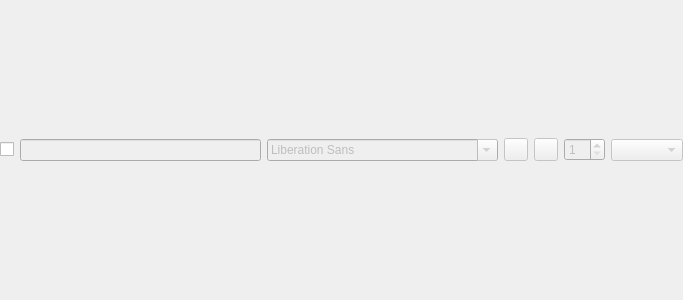
<?xml version="1.0" encoding="UTF-8"?>
<ui version="4.0">
 <class>RollScriptBlockTextLineWidget</class>
 <widget class="QWidget" name="RollScriptBlockTextLineWidget">
  <property name="geometry">
   <rect>
    <x>0</x>
    <y>0</y>
    <width>683</width>
    <height>300</height>
   </rect>
  </property>
  <property name="windowTitle">
   <string>Form</string>
  </property>
  <layout class="QHBoxLayout" name="horizontalLayout">
   <property name="leftMargin">
    <number>0</number>
   </property>
   <property name="topMargin">
    <number>0</number>
   </property>
   <property name="rightMargin">
    <number>0</number>
   </property>
   <property name="bottomMargin">
    <number>0</number>
   </property>
   <item>
    <widget class="QCheckBox" name="checkBox_Active">
     <property name="text">
      <string/>
     </property>
    </widget>
   </item>
   <item>
    <widget class="QLineEdit" name="lineEdit_Text">
     <property name="enabled">
      <bool>false</bool>
     </property>
    </widget>
   </item>
   <item>
    <widget class="QFontComboBox" name="fontComboBox_Font">
     <property name="enabled">
      <bool>false</bool>
     </property>
     <property name="iconSize">
      <size>
       <width>12</width>
       <height>12</height>
      </size>
     </property>
    </widget>
   </item>
   <item>
    <widget class="QToolButton" name="toolButton_FontBold">
     <property name="enabled">
      <bool>false</bool>
     </property>
     <property name="text">
      <string/>
     </property>
     <property name="icon">
      <iconset theme="format-text-bold"/>
     </property>
     <property name="checkable">
      <bool>true</bool>
     </property>
    </widget>
   </item>
   <item>
    <widget class="QToolButton" name="toolButton_FontItalic">
     <property name="enabled">
      <bool>false</bool>
     </property>
     <property name="text">
      <string/>
     </property>
     <property name="icon">
      <iconset theme="format-text-italic"/>
     </property>
     <property name="checkable">
      <bool>true</bool>
     </property>
    </widget>
   </item>
   <item>
    <widget class="QSpinBox" name="spinBox_FontSize">
     <property name="enabled">
      <bool>false</bool>
     </property>
     <property name="minimum">
      <number>1</number>
     </property>
    </widget>
   </item>
   <item>
    <widget class="QComboBox" name="comboBox_Alignment">
     <property name="enabled">
      <bool>false</bool>
     </property>
    </widget>
   </item>
  </layout>
 </widget>
 <resources/>
 <connections/>
</ui>
